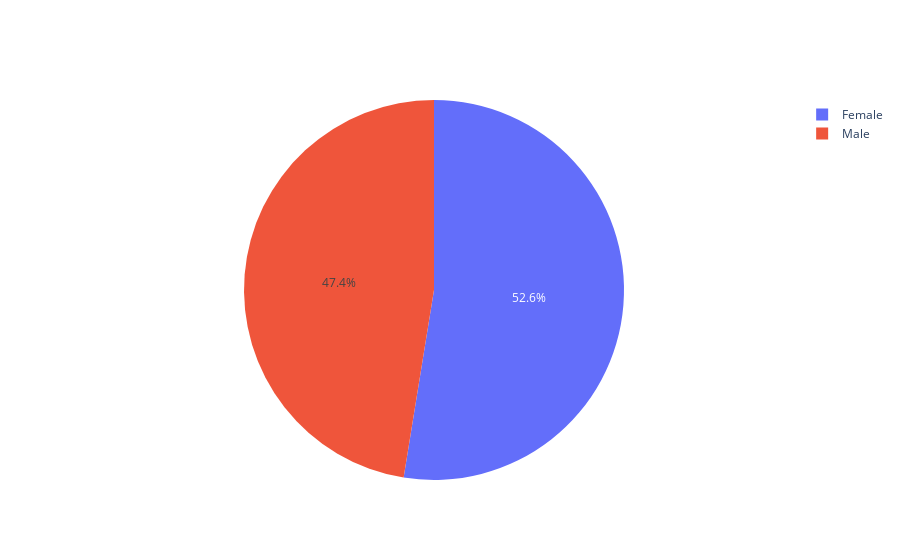

The notebook cell saved with this chart:
### Markdown cell above
##### 성별에 따른 대화 주제 분포

### Code cell
def draw_gender_pie_chart(column):
    """
    column: 출력 원하는 column명
    """
    df = train[column].value_counts().to_frame()
    df.columns = ['count']

    fig = go.Figure(data=[go.Pie(labels=df.index.to_list(), values=df['count'])])
    fig.update_traces(textinfo='percent')
    # fig.update_layout(title=f'{column} Distribution') # 제목

    fig.show()
    
draw_gender_pie_chart('user_profile_gender')

### Figure 1 — Plotly figure (JSON) as saved in the notebook; plotly's stock layout.template omitted (floating-point values rounded to 4 significant figures)
{"data": [{"labels": ["Female", "Male"], "textinfo": "percent", "type": "pie", "values": [68695, 62015]}], "layout": {}}
